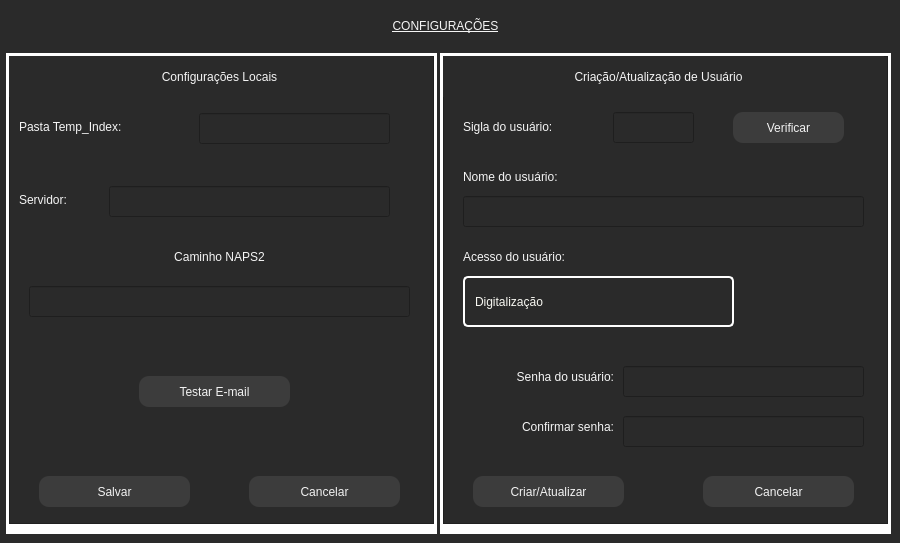
     <widget class="QWidget" name="tab_5">
      <property name="styleSheet">
       <string notr="true">QLabel{

background-color: transparent;

}



Line{

color: rgb(255, 255, 255);

}



QWidget

{

background-color: rgb(42, 42, 42);

color: rgb(245, 245, 245);

}



QPushButton

{

 background-color:rgb(60,60,60);

 color:rgb(242,242,242);

 border-radius:10px;

}



QPushButton:Hover

{

 background-color:rgb(142,142,142);

 border-radius:10px;

 color:rgb(42, 42, 42);

 border-bottom:2px solid grey;

 border-right:2px solid grey;

}



QPushButton:Pressed

{

 color:rgb(242,242,242);

 border-radius:10px;

 background-color:rgb(42, 42, 42);

 border:2px solid grey;

 padding: 5px;

 font: 75 13pt &quot;MS Shell Dlg 2&quot;;

}



QComboBox{

border: 2px solid white;

color: rgb(248, 248, 242);

padding: 10px;

border-radius: 5px

}



QComboBox:drop-down {

border: 0px

}



QComboBox:down-arrow {

image: url(:/icons/icons/chevron-down.svg);

margin-right:10

}



QComboBox:on {

border: 2px solid rgb(248, 248, 242);

}



QComboBox QListView {

border: 2px solid white;

color: rgb(248, 248, 242);

padding: 10px;

border-radius: 5px

}



QComboBox QListView:item{

padding-left: 10px;

background-color: rgb(40, 42, 54);

}



QComboBox QListView:item:hover{

background-color: rgb(29, 30, 40);

}



QComboBox QListView:item:selected{

background-color: rgb(29, 30, 40);

}</string>
      </property>
      <attribute name="title">
       <string>Configurações</string>
      </attribute>
      <widget class="QLabel" name="label_5">
       <property name="geometry">
        <rect>
         <x>0</x>
         <y>0</y>
         <width>891</width>
         <height>51</height>
        </rect>
       </property>
       <property name="styleSheet">
        <string notr="true">font: 75 18pt &quot;MS Shell Dlg 2&quot;;

text-decoration: underline;</string>
       </property>
       <property name="text">
        <string>CONFIGURAÇÕES</string>
       </property>
       <property name="alignment">
        <set>Qt::AlignCenter</set>
       </property>
      </widget>
      <widget class="QFrame" name="config_gerais">
       <property name="geometry">
        <rect>
         <x>9</x>
         <y>56</y>
         <width>425</width>
         <height>468</height>
        </rect>
       </property>
       <property name="inputMethodHints">
        <set>Qt::ImhNone</set>
       </property>
       <property name="frameShape">
        <enum>QFrame::StyledPanel</enum>
       </property>
       <property name="frameShadow">
        <enum>QFrame::Raised</enum>
       </property>
       <widget class="QLabel" name="Configuracoes_Gerais">
        <property name="geometry">
         <rect>
          <x>0</x>
          <y>0</y>
          <width>421</width>
          <height>41</height>
         </rect>
        </property>
        <property name="text">
         <string>Configurações Locais</string>
        </property>
        <property name="alignment">
         <set>Qt::AlignCenter</set>
        </property>
       </widget>
       <widget class="QLabel" name="label_temp_index">
        <property name="geometry">
         <rect>
          <x>10</x>
          <y>50</y>
          <width>171</width>
          <height>41</height>
         </rect>
        </property>
        <property name="text">
         <string>Pasta Temp_Index:</string>
        </property>
       </widget>
       <widget class="QLineEdit" name="campo_temp_index">
        <property name="geometry">
         <rect>
          <x>190</x>
          <y>57</y>
          <width>191</width>
          <height>31</height>
         </rect>
        </property>
       </widget>
       <widget class="QLabel" name="label_servidor">
        <property name="geometry">
         <rect>
          <x>10</x>
          <y>123</y>
          <width>81</width>
          <height>41</height>
         </rect>
        </property>
        <property name="text">
         <string>Servidor:</string>
        </property>
       </widget>
       <widget class="QLineEdit" name="campo_servidor">
        <property name="geometry">
         <rect>
          <x>100</x>
          <y>130</y>
          <width>281</width>
          <height>31</height>
         </rect>
        </property>
       </widget>
       <widget class="QPushButton" name="button_salvar_config">
        <property name="geometry">
         <rect>
          <x>30</x>
          <y>420</y>
          <width>151</width>
          <height>31</height>
         </rect>
        </property>
        <property name="text">
         <string>Salvar</string>
        </property>
       </widget>
       <widget class="QPushButton" name="button_cancelar_config">
        <property name="geometry">
         <rect>
          <x>240</x>
          <y>420</y>
          <width>151</width>
          <height>31</height>
         </rect>
        </property>
        <property name="text">
         <string>Cancelar</string>
        </property>
       </widget>
       <widget class="QLineEdit" name="campo_caminho_naps2">
        <property name="geometry">
         <rect>
          <x>20</x>
          <y>230</y>
          <width>381</width>
          <height>31</height>
         </rect>
        </property>
       </widget>
       <widget class="QLabel" name="label_caminho_naps2">
        <property name="geometry">
         <rect>
          <x>20</x>
          <y>180</y>
          <width>381</width>
          <height>41</height>
         </rect>
        </property>
        <property name="text">
         <string>Caminho NAPS2</string>
        </property>
        <property name="alignment">
         <set>Qt::AlignCenter</set>
        </property>
       </widget>
       <widget class="QPushButton" name="button_testar_email">
        <property name="geometry">
         <rect>
          <x>130</x>
          <y>320</y>
          <width>151</width>
          <height>31</height>
         </rect>
        </property>
        <property name="text">
         <string>Testar E-mail</string>
        </property>
       </widget>
      </widget>
      <widget class="QFrame" name="atualiza_usuario">
       <property name="geometry">
        <rect>
         <x>443</x>
         <y>56</y>
         <width>445</width>
         <height>468</height>
        </rect>
       </property>
       <property name="inputMethodHints">
        <set>Qt::ImhUppercaseOnly</set>
       </property>
       <property name="frameShape">
        <enum>QFrame::StyledPanel</enum>
       </property>
       <property name="frameShadow">
        <enum>QFrame::Raised</enum>
       </property>
       <widget class="QLabel" name="label_3">
        <property name="geometry">
         <rect>
          <x>-10</x>
          <y>0</y>
          <width>451</width>
          <height>41</height>
         </rect>
        </property>
        <property name="text">
         <string>Criação/Atualização de Usuário</string>
        </property>
        <property name="alignment">
         <set>Qt::AlignCenter</set>
        </property>
       </widget>
       <widget class="QLabel" name="label_sigla">
        <property name="geometry">
         <rect>
          <x>20</x>
          <y>50</y>
          <width>151</width>
          <height>41</height>
         </rect>
        </property>
        <property name="text">
         <string>Sigla do usuário:</string>
        </property>
       </widget>
       <widget class="QLineEdit" name="campo_sigla">
        <property name="geometry">
         <rect>
          <x>170</x>
          <y>56</y>
          <width>81</width>
          <height>31</height>
         </rect>
        </property>
        <property name="inputMethodHints">
         <set>Qt::ImhUppercaseOnly</set>
        </property>
        <property name="maxLength">
         <number>3</number>
        </property>
        <property name="clearButtonEnabled">
         <bool>true</bool>
        </property>
       </widget>
       <widget class="QPushButton" name="button_verificar_sigla">
        <property name="geometry">
         <rect>
          <x>290</x>
          <y>56</y>
          <width>111</width>
          <height>31</height>
         </rect>
        </property>
        <property name="text">
         <string>Verificar</string>
        </property>
       </widget>
       <widget class="QLabel" name="label_sigla_2">
        <property name="geometry">
         <rect>
          <x>20</x>
          <y>100</y>
          <width>151</width>
          <height>41</height>
         </rect>
        </property>
        <property name="text">
         <string>Nome do usuário:</string>
        </property>
       </widget>
       <widget class="QLineEdit" name="campo_nome_usuario">
        <property name="geometry">
         <rect>
          <x>20</x>
          <y>140</y>
          <width>401</width>
          <height>31</height>
         </rect>
        </property>
        <property name="inputMethodHints">
         <set>Qt::ImhNone</set>
        </property>
       </widget>
       <widget class="QLabel" name="label_sigla_3">
        <property name="geometry">
         <rect>
          <x>20</x>
          <y>180</y>
          <width>171</width>
          <height>41</height>
         </rect>
        </property>
        <property name="text">
         <string>Acesso do usuário:</string>
        </property>
       </widget>
       <widget class="QComboBox" name="combo_acesso_usuario">
        <property name="geometry">
         <rect>
          <x>20</x>
          <y>220</y>
          <width>271</width>
          <height>51</height>
         </rect>
        </property>
        <item>
         <property name="text">
          <string>Digitalização</string>
         </property>
        </item>
        <item>
         <property name="text">
          <string>Administrador</string>
         </property>
        </item>
        <item>
         <property name="text">
          <string>Documentos</string>
         </property>
        </item>
        <item>
         <property name="text">
          <string>Consulta</string>
         </property>
        </item>
        <item>
         <property name="text">
          <string>Digitalização Simples</string>
         </property>
        </item>
        <item>
         <property name="text">
          <string>Digitalização Entrada</string>
         </property>
        </item>
       </widget>
       <widget class="QLabel" name="label_sigla_4">
        <property name="geometry">
         <rect>
          <x>10</x>
          <y>300</y>
          <width>161</width>
          <height>41</height>
         </rect>
        </property>
        <property name="text">
         <string>Senha do usuário:</string>
        </property>
        <property name="alignment">
         <set>Qt::AlignRight|Qt::AlignTrailing|Qt::AlignVCenter</set>
        </property>
       </widget>
       <widget class="QLabel" name="label_sigla_5">
        <property name="geometry">
         <rect>
          <x>20</x>
          <y>350</y>
          <width>151</width>
          <height>41</height>
         </rect>
        </property>
        <property name="text">
         <string>Confirmar senha:</string>
        </property>
        <property name="alignment">
         <set>Qt::AlignRight|Qt::AlignTrailing|Qt::AlignVCenter</set>
        </property>
       </widget>
       <widget class="QLineEdit" name="campo_senha_usuario">
        <property name="geometry">
         <rect>
          <x>180</x>
          <y>310</y>
          <width>241</width>
          <height>31</height>
         </rect>
        </property>
        <property name="echoMode">
         <enum>QLineEdit::Password</enum>
        </property>
       </widget>
       <widget class="QLineEdit" name="campo_confirma_senha">
        <property name="geometry">
         <rect>
          <x>180</x>
          <y>360</y>
          <width>241</width>
          <height>31</height>
         </rect>
        </property>
        <property name="echoMode">
         <enum>QLineEdit::Password</enum>
        </property>
       </widget>
       <widget class="QPushButton" name="button_criar_atualizar">
        <property name="geometry">
         <rect>
          <x>30</x>
          <y>420</y>
          <width>151</width>
          <height>31</height>
         </rect>
        </property>
        <property name="text">
         <string>Criar/Atualizar</string>
        </property>
       </widget>
       <widget class="QPushButton" name="button_cancelar_usuario">
        <property name="geometry">
         <rect>
          <x>260</x>
          <y>420</y>
          <width>151</width>
          <height>31</height>
         </rect>
        </property>
        <property name="text">
         <string>Cancelar</string>
        </property>
       </widget>
      </widget>
      <widget class="QLabel" name="label_6">
       <property name="geometry">
        <rect>
         <x>6</x>
         <y>53</y>
         <width>431</width>
         <height>481</height>
        </rect>
       </property>
       <property name="styleSheet">
        <string notr="true">background-color: rgb(255, 255, 255);</string>
       </property>
       <property name="text">
        <string/>
       </property>
      </widget>
      <widget class="QLabel" name="label_8">
       <property name="geometry">
        <rect>
         <x>440</x>
         <y>53</y>
         <width>451</width>
         <height>481</height>
        </rect>
       </property>
       <property name="styleSheet">
        <string notr="true">background-color: rgb(255, 255, 255);</string>
       </property>
       <property name="text">
        <string/>
       </property>
      </widget>
      <zorder>label_8</zorder>
      <zorder>label_6</zorder>
      <zorder>label_5</zorder>
      <zorder>config_gerais</zorder>
      <zorder>atualiza_usuario</zorder>
     </widget>
